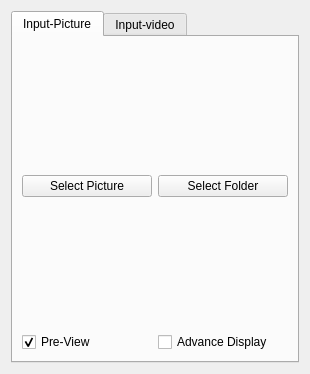
<?xml version="1.0" encoding="UTF-8"?>
<ui version="4.0">
 <class>module_dataInput</class>
 <widget class="QWidget" name="module_dataInput">
  <property name="geometry">
   <rect>
    <x>0</x>
    <y>0</y>
    <width>310</width>
    <height>374</height>
   </rect>
  </property>
  <property name="windowTitle">
   <string>Form</string>
  </property>
  <layout class="QGridLayout" name="gridLayout">
   <item row="0" column="0">
    <widget class="QTabWidget" name="tabWidget">
     <property name="currentIndex">
      <number>0</number>
     </property>
     <widget class="QWidget" name="tab_picture">
      <attribute name="title">
       <string>Input-Picture</string>
      </attribute>
      <layout class="QGridLayout" name="gridLayout_2">
       <item row="0" column="1">
        <widget class="QLabel" name="label_2">
         <property name="styleSheet">
          <string notr="true">image: url(:/new/prefix1/icons/124-Folder.png);</string>
         </property>
         <property name="text">
          <string/>
         </property>
        </widget>
       </item>
       <item row="0" column="0">
        <widget class="QLabel" name="label">
         <property name="styleSheet">
          <string notr="true">image: url(:/new/prefix1/icons/71-Picture.png);</string>
         </property>
         <property name="text">
          <string/>
         </property>
        </widget>
       </item>
       <item row="1" column="0">
        <widget class="QPushButton" name="Button_selectImage">
         <property name="text">
          <string>Select Picture</string>
         </property>
        </widget>
       </item>
       <item row="1" column="1">
        <widget class="QPushButton" name="Button_selectFolder">
         <property name="text">
          <string>Select Folder</string>
         </property>
        </widget>
       </item>
       <item row="2" column="0">
        <widget class="QLabel" name="label_3">
         <property name="styleSheet">
          <string notr="true">image: url(:/new/prefix1/icons/10-View-File.png);</string>
         </property>
         <property name="text">
          <string/>
         </property>
        </widget>
       </item>
       <item row="2" column="1">
        <widget class="QLabel" name="label_4">
         <property name="styleSheet">
          <string notr="true">image: url(:/new/prefix1/icons/29-Support.png);</string>
         </property>
         <property name="text">
          <string/>
         </property>
        </widget>
       </item>
       <item row="3" column="0">
        <widget class="QCheckBox" name="checkBox_preview">
         <property name="text">
          <string>Pre-View</string>
         </property>
         <property name="checked">
          <bool>true</bool>
         </property>
        </widget>
       </item>
       <item row="3" column="1">
        <widget class="QCheckBox" name="checkBox_advDisplay">
         <property name="text">
          <string>Advance Display</string>
         </property>
        </widget>
       </item>
      </layout>
     </widget>
     <widget class="QWidget" name="tab_video">
      <attribute name="title">
       <string>Input-video</string>
      </attribute>
      <layout class="QGridLayout" name="gridLayout_3">
       <item row="0" column="0">
        <widget class="QLabel" name="label_6">
         <property name="text">
          <string>TextLabel</string>
         </property>
        </widget>
       </item>
       <item row="0" column="1">
        <widget class="QLabel" name="label_5">
         <property name="text">
          <string>TextLabel</string>
         </property>
        </widget>
       </item>
       <item row="1" column="0">
        <widget class="QPushButton" name="pushButton_3">
         <property name="text">
          <string>Select Picture</string>
         </property>
        </widget>
       </item>
       <item row="1" column="1">
        <widget class="QPushButton" name="pushButton_4">
         <property name="text">
          <string>Select Folder</string>
         </property>
        </widget>
       </item>
      </layout>
     </widget>
    </widget>
   </item>
  </layout>
 </widget>
 <resources/>
 <connections/>
</ui>
